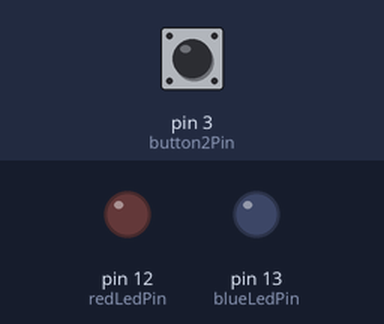
A sketch run on a simulated Arduino Uno, built with avr-gcc and run on an emulated ATmega328P. On the bench: output pins drawn as LEDs (lit = HIGH). Dashed ring = blinking. Inputs (shaded band) come from the test bench; at power-on: pin 3 (button2Pin) LOW.

Above: at 1.2 s.
1.3 s: pin 3 (button2Pin) pulled HIGH for 1 s
At 1.75 s:
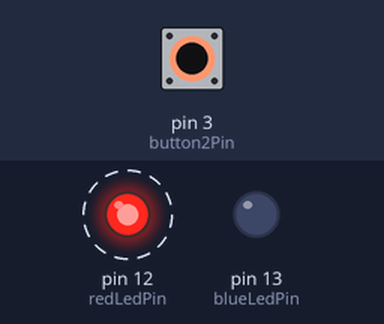
4.0 s: pin 3 (button2Pin) pulled HIGH for 0.15 s
At 4.6 s:
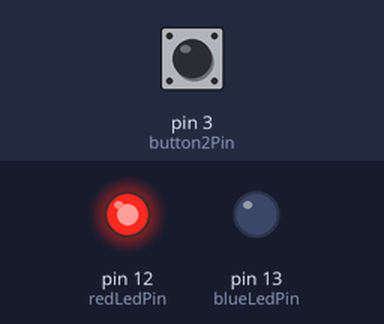
5.8 s: pin 3 (button2Pin) pulled HIGH for 3.2 s
At 9.4 s:
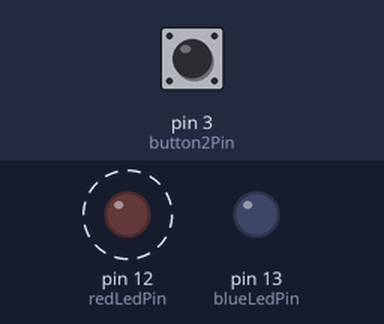
Timing chart, 0 to 10.9 s (numbered marks = the images above; inputs shaded):
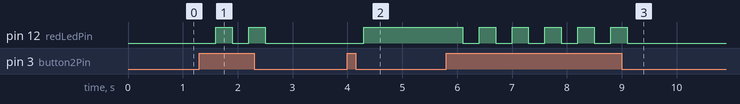

Measured:
- after the input at 1.3 s, pin 12 (redLedPin): alternates HIGH for 0.30 s and LOW for 0.30 s, 4 changes in all, then stays LOW, starting after 0.30 s
- after the input at 4.0 s, pin 12 (redLedPin): LOW → HIGH after 0.30 s
- after the input at 5.8 s, pin 12 (redLedPin): alternates HIGH for 0.30 s and LOW for 0.30 s, 11 changes in all, then stays LOW, starting after 0.30 s

The sketch:

Code1.ino
```cpp
// Name: Aarsh Parimal Patel
// Student Id: 200520260
// Date: 15th June 2022
// Lab-5

// connecting the items
// adding buttons
int blueLedPin = 13; // The blue LED is connected pin 13 of the Arduino.
int redLedPin = 12;  // The blue LED is connected pin 12 of the Arduino.
int button1Pin = 2;  // The SW1 button is connect to pin 2 of the Arduino.
int button2Pin = 3;  // The SW2 button is connect to pin 3 of the Arduino.
int start = 0;

void setup()
{                                // The Setup function runs once
    pinMode(blueLedPin, OUTPUT); // Setup blue LED pin as an output pin.
    pinMode(redLedPin, OUTPUT);  // Setup red LED pin as an output pin.
    pinMode(button1Pin, INPUT);  // Setup button1 pin as an input pin.
    pinMode(button2Pin, INPUT);  // Setup button2 pin as an input pin.
}

// this works as a container for levels
void loop() // this runs forever
{
    // level1();
    level2();
}

// level1:
void level1()
{ // The loop function runs forever.

    // adding if statements
    if (digitalRead(button1Pin) == HIGH)
    {                                   // Check to see if button1 is pressed.
        digitalWrite(blueLedPin, HIGH); // Turn on the blue LED.
    }
    else
    {
        digitalWrite(blueLedPin, LOW); // Turn off the blue LED.
    }
}

// level2: Add a second button that will control a red led.

void level2()
{
    // adding if statements
    if (digitalRead(button2Pin) == HIGH)
    { // Check to see if button2 is pressed.
        if (start == 0)
        {
            start = 1;
            delay(300);
        }
        else if (start == 1)
        {
            start = 0;
            delay(300);
        }
    }
    if (start == 1)
    {
        digitalWrite(redLedPin, HIGH); // Turn on the red LED.
    }
    else if (start == 0)
    {
        digitalWrite(redLedPin, LOW); // Turn off the red LED.

    } // end of if statement
} // end of level2
```
